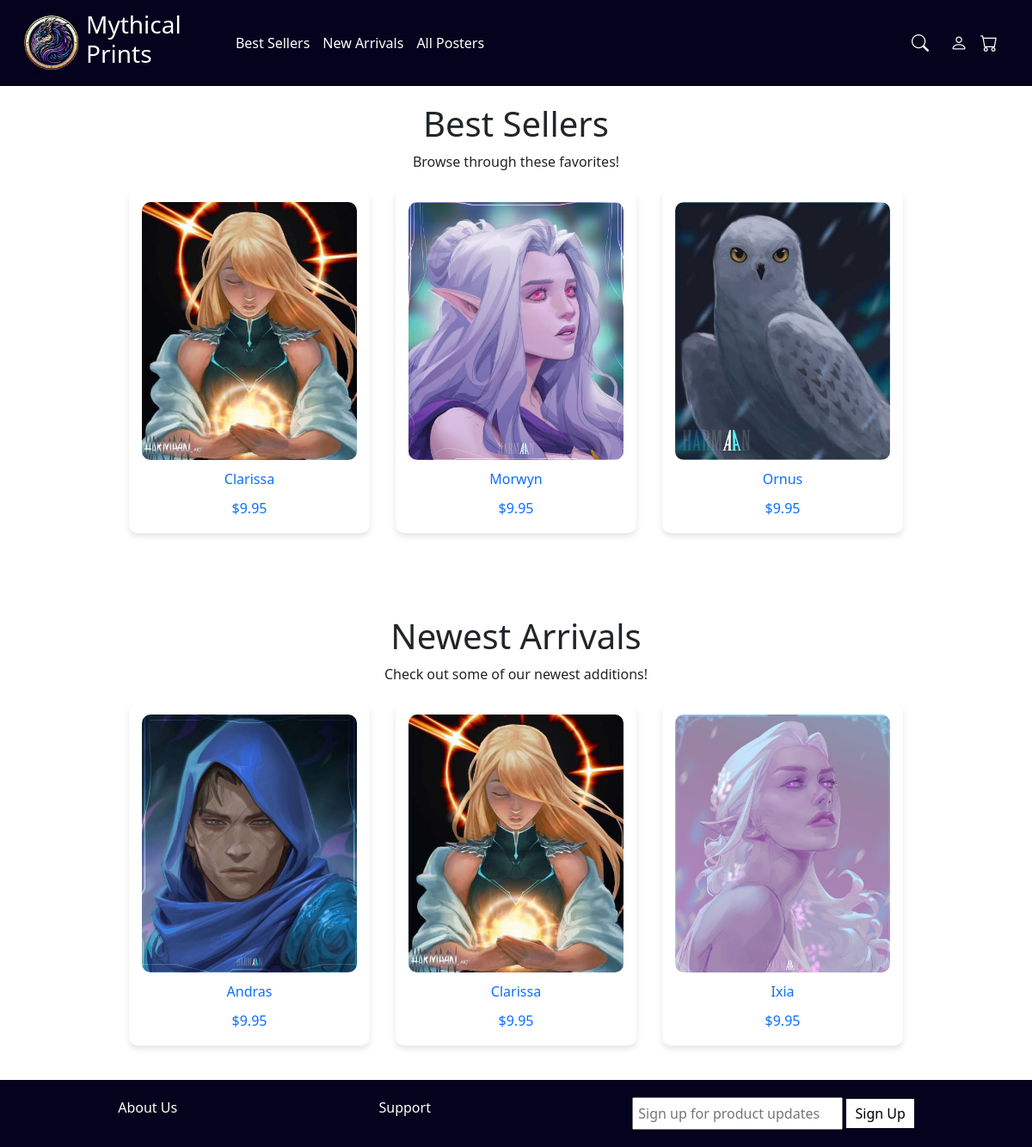
The page /index.php on the database its author committed.
### tables this page shows
CREATE TABLE `product` (
  `productId` int(11) NOT NULL,
  `name` varchar(255) NOT NULL,
  `price` decimal(10,2) NOT NULL,
  `image` varchar(255) NOT NULL,
  `dateAdded` timestamp NOT NULL DEFAULT CURRENT_TIMESTAMP,
  `amountSold` int(11) NOT NULL DEFAULT '0'
);

### includes/productPreview.php (the view)
<?php
function displayProductPreviews($result) {
    if ($result && $result->num_rows > 0) {
        while ($row = $result->fetch_assoc()) {
            echo "<div class='product-preview'>";
            echo "<a href='product.php?id=" . $row['productId'] . "'>";
            echo "<img src='assets/images/" . htmlspecialchars($row['image']) . "' alt='" . htmlspecialchars($row['name']) . "'>";
            echo "<p>" . htmlspecialchars($row['name']) . "</p>";
            echo "<p>$" . number_format($row['price'], 2) . "</p>";
            echo "</a>";
            echo "</div>";
        }
    } else {
        echo "<p>No products found.</p>";
    }
}
?>

### assets/css/styles.css (style rules this page uses)
body { font-family: Arial, sans-serif; margin: 0; padding: 0; text-align: center; }
a { text-decoration: none; }
.product-preview { width: 100%; max-width: 300px; height: 400px; padding: 15px; border-radius: 10px; box-shadow: 0px 4px 6px rgba(0, 0, 0, 0.1); transition: transform 0.3s; display: flex; flex-direction: column; align-items: center; text-align: center; }
.product-preview img { width: 100%; height: 300px; object-fit: cover; border-radius: 10px; }
.product-preview p { margin: 10px 0; font-size: 16px; }
a, .header-container a, .footer-container a { text-decoration: none !important; color: inherit; }

### rows shown on the page
product: image+name (picture), name "Clarissa", price "9.95"
product: image+name (picture), name "Morwyn", price "9.95"
product: image+name (picture), name "Ornus", price "9.95"
product: image+name (picture), name "Andras", price "9.95"
product: image+name (picture), name "Ixia", price "9.95"
